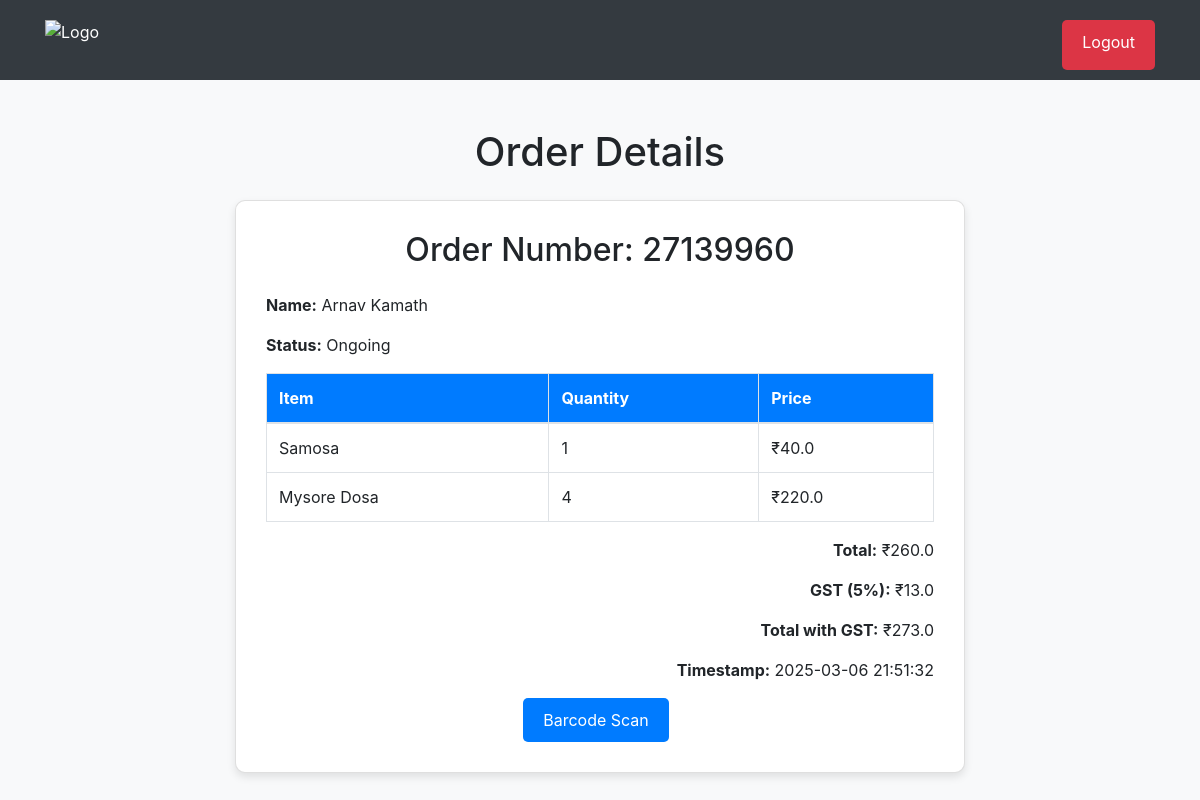
The page /canteen/orders/details/27139960 (signed in) on the database its author committed.
### tables this page shows
CREATE TABLE orders (
            order_number INTEGER PRIMARY KEY,
            name TEXT NOT NULL,
            items TEXT NOT NULL,
            total_cost REAL NOT NULL,
            gst_amount REAL NOT NULL,
            total_cost_with_gst REAL NOT NULL,
            timestamp TEXT NOT NULL,
            status INTEGER NOT NULL DEFAULT 0,
            sap_id TEXT NOT NULL,
            razorpay_order_id TEXT,
            payment_status TEXT DEFAULT 'Pending',
            delivery_floor TEXT
        );

CREATE TABLE items (
            item_name TEXT PRIMARY KEY,
            item_price REAL NOT NULL
        );

### app.py (the view)
@app.route('/canteen/orders/details/<int:order_id>')
def order_details(order_id):
    if 'logged_in' not in session:
        return redirect(url_for('login'))
    order = get_order_details(order_id)
    if order:
        return render_template('order-details.html', **order)
    else:
        return "Order not found", 404

### functions.py (called while the page is built)
def getStatus(code):
    code = int(code)
    status = ""
    if code == 0:
        status = "Ongoing"
    elif code == 1:
        status = "Received"
    elif code == 2:
        status = "Received"
    else:
        status = "NA"
    return status

### templates/order-details.html (shortened to what this page needs)
<!DOCTYPE html>
<html lang="en">
<head>
    <link href="https://stackpath.bootstrapcdn.com/bootstrap/4.5.2/css/bootstrap.min.css" rel="stylesheet">
    <link rel="stylesheet" href="{{ url_for('static', filename='style.css') }}">
</head>
<body>
    <header class="header d-flex align-items-center">
        <div class="container d-flex">
            <img src="/static/logo.png" alt="Logo">
            <a href="{{ url_for('logout') }}" class="btn btn-danger ml-auto">Logout</a>
        </div>
    </header>
    <div class="container mt-5">
        <div class="row justify-content-center">
            <div class="col-md-8">
                <h1 class="text-center mb-4">Order Details</h1>
                <div class="card">
                    <div class="card-body">
                        <h2 class="text-center mb-4">Order Number: {{ order_number }}</h2>
                        <p><strong>Name:</strong> {{ name }}</p>
                        <p><strong>Status:</strong> {{orderStatus}}</p>
                        <table class="table table-bordered">
                            <thead>
                                <tr>
                                    <th scope="col">Item</th>
                                    <th scope="col">Quantity</th>
                                    <th scope="col">Price</th>
                                </tr>
                            </thead>
                            <tbody>
                                {% for item, quantity in items %}
                                <tr>
                                    <td>{{ item }}</td>
                                    <td>{{ quantity }}</td>
                                    <td>₹{{ (menu[item] * int(quantity))|round(2) }}</td>
                                </tr>
                                {% endfor %}
                            </tbody>
                        </table>
                        <div class="text-right">
                            <p><strong>Total:</strong> ₹{{ total_cost }}</p>
                            <p><strong>GST (5%):</strong> ₹{{ gst_amount|round(2) }}</p>
                            <p><strong>Total with GST:</strong> ₹{{ total_cost_with_gst|round(2) }}</p>
                            <p><strong>Timestamp:</strong> {{ timestamp }}</p>
                        </div>
                        <div class="text-center">
                        <a href="{{ url_for('barcodescan') }}" class="btn btn-primary ml-auto mr-2">Barcode Scan</a>
                    </div>
                    </div>
                </div>
            </div>
        </div>
    </div>
</body>
</html>

### static/style.css (style rules this page uses)
body { background-color: #f8f9fa; }
.header { background-color: #343a40; color: white; padding: 10px 0; }
.header img { height: 50px; margin-right: 20px; }
.container { margin-top: 10px; }
.card { border-radius: 10px; box-shadow: 0 4px 8px rgba(0, 0, 0, 0.1); margin-bottom: 20px; }
.card-body { padding: 30px; }
.btn-primary { background-color: #007bff; border: none; padding: 10px 20px; border-radius: 5px; }
.table th, .table td { vertical-align: middle; }
.table thead th { background-color: #007bff; color: #ffffff; }
.btn-danger { background-color: #dc3545; border: none; padding: 10px 20px; border-radius: 5px; }
h1 { margin-bottom: 20px; }

### rows shown on the page
orders: order_number "27139960", name "Arnav Kamath", total_cost "260.0", gst_amount "13.0", total_cost_with_gst "273.0", timestamp "2025-03-06 21:51:32"
items: item_name "Samosa", quantity "1", (menu[item]*int(quantity))|round(2) "40.0"
items: item_name "Mysore Dosa", quantity "4", (menu[item]*int(quantity))|round(2) "220.0"

### other values the page prints
{{ orderStatus }} "Ongoing"
